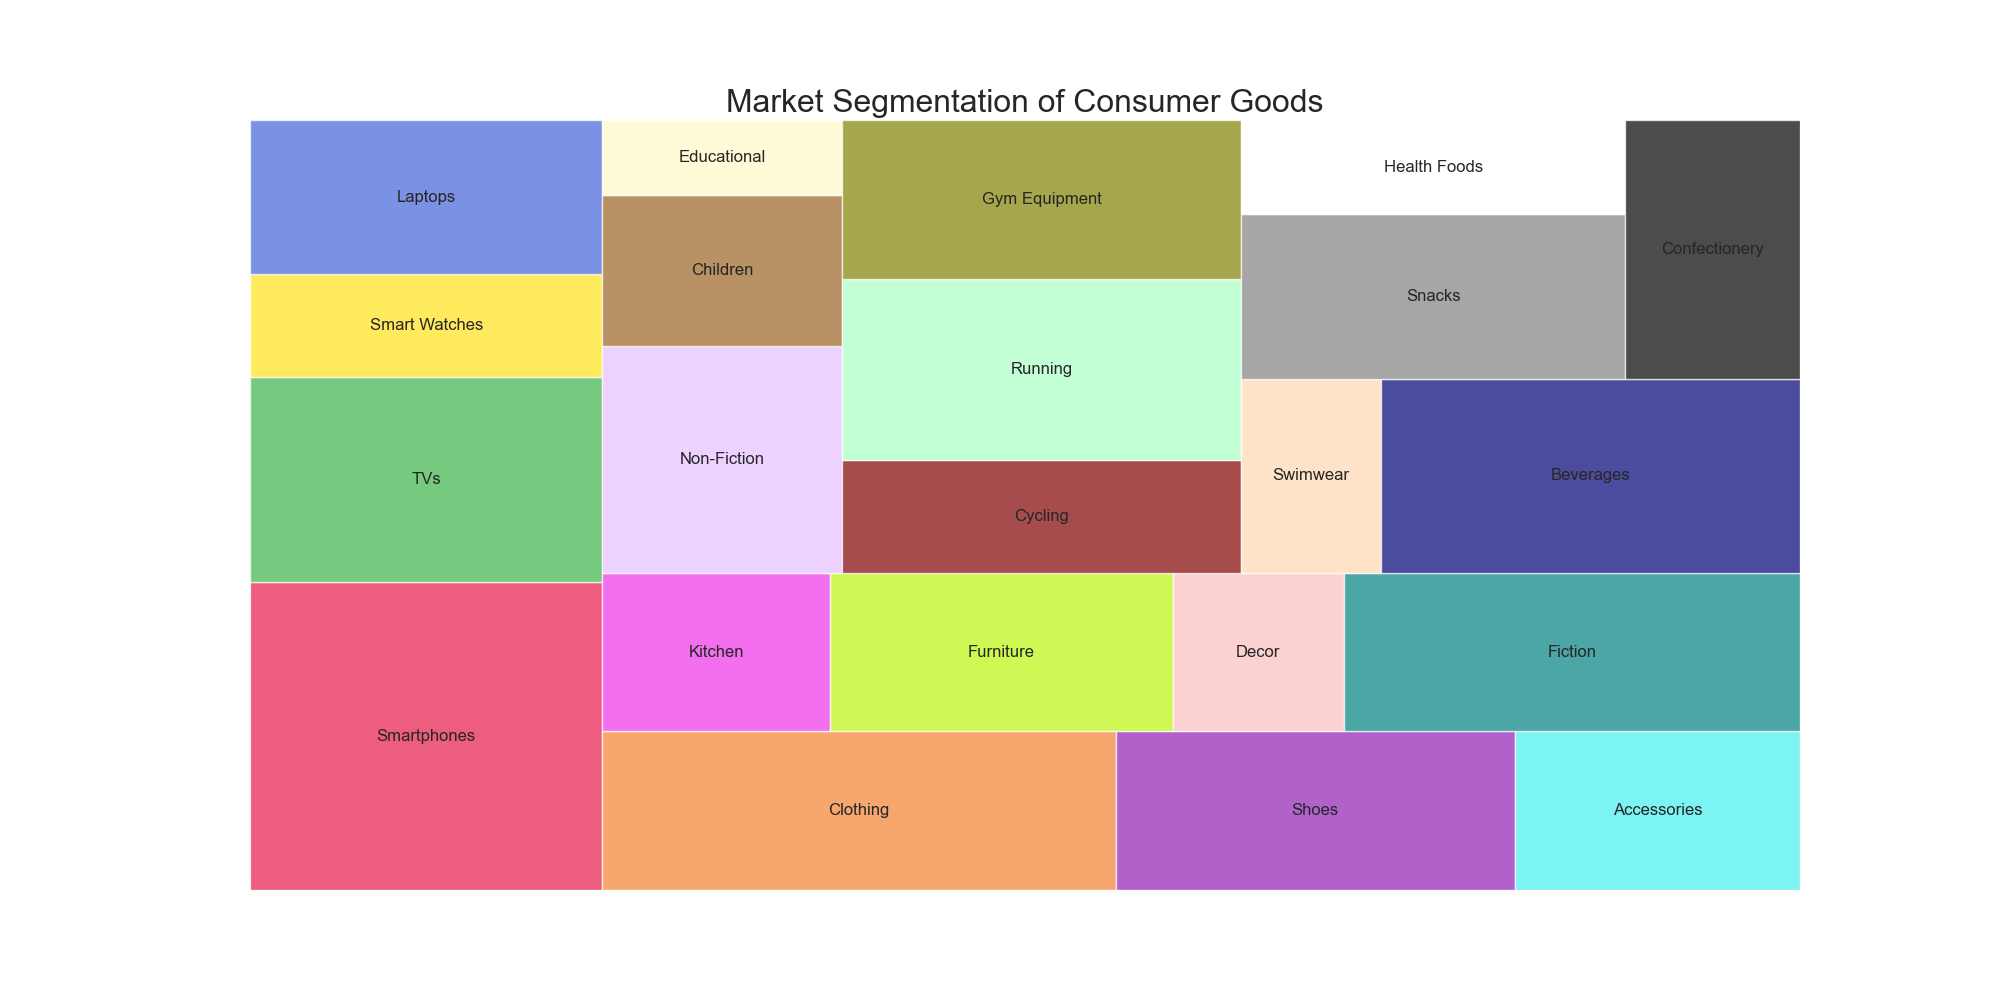

The Python source for this figure:

import seaborn as sns
import pandas as pd
import matplotlib.pyplot as plt
import squarify    # pip install squarify (algorithm for treemap)

# Create a data frame with fake data
df = pd.DataFrame({
    'category': ['Electronics', 'Electronics', 'Electronics', 'Electronics', 'Fashion', 'Fashion', 'Fashion', 'Home', 'Home', 'Home', 'Books', 'Books', 'Books', 'Books', 'Sports', 'Sports', 'Sports', 'Sports', 'Food', 'Food', 'Food', 'Food'],
    'sub_category': ['Smartphones', 'TVs', 'Smart Watches', 'Laptops', 'Clothing', 'Shoes', 'Accessories', 'Kitchen', 'Furniture', 'Decor', 'Fiction', 'Non-Fiction', 'Children', 'Educational', 'Cycling', 'Running', 'Gym Equipment', 'Swimwear', 'Beverages', 'Snacks', 'Health Foods', 'Confectionery'],
    'value': [1200, 800, 400, 600, 900, 700, 500, 400, 600, 300, 800, 600, 400, 200, 500, 800, 700, 300, 900, 700, 400, 500]
})

# Create a color list
colors = ['#e6194b', '#3cb44b', '#ffe119', '#4363d8', '#f58231', '#911eb4', '#46f0f0', '#f032e6', '#bcf60c', '#fabebe', '#008080', '#e6beff', '#9a6324', '#fffac8', '#800000', '#aaffc3', '#808000', '#ffd8b1', '#000075', '#808080', '#ffffff', '#000000']

# Plot
plt.figure(figsize=(20, 10))
squarify.plot(sizes=df['value'], label=df['sub_category'], color=colors, alpha=.7)
plt.title('Market Segmentation of Consumer Goods', fontsize=23)
plt.axis('off')
plt.show()
